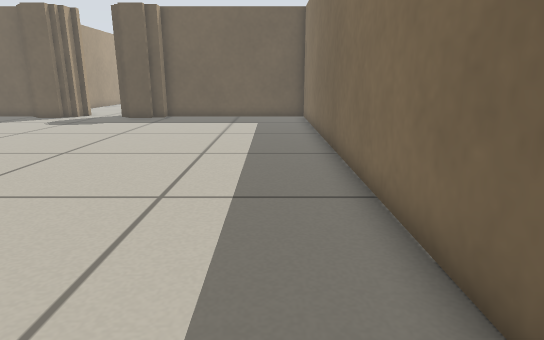
[1] (above)

16 first-person views from a walk through a Stage world. The camera is 0.5 m above the floor, tilts 14° down and sees 75° across. The lines on the ground mark 1 m squares. The floor is counted in squares, 0.25 m on a side. Each view is taken from the middle of a square. On the plan, view 1 faces up. The plan holds only what a view shows up to about 18 squares ahead; the rest is blank. The place goes on beyond the plan. The robots in the file are not drawn.

[2]
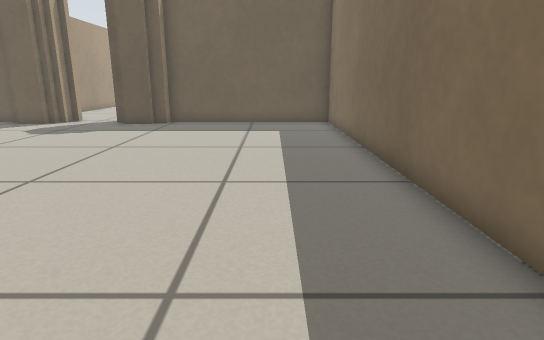

[3]
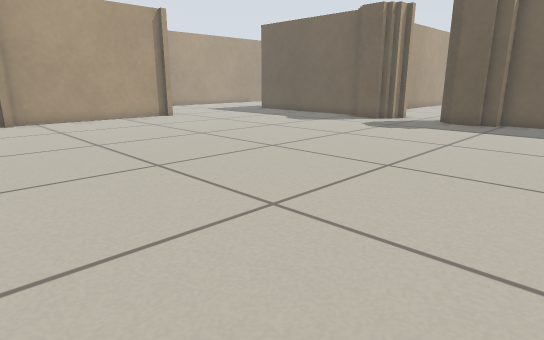

[4]
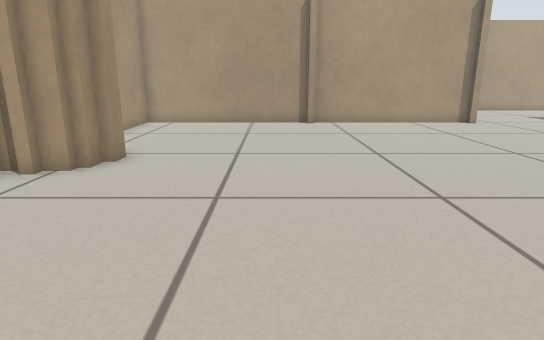

[5]
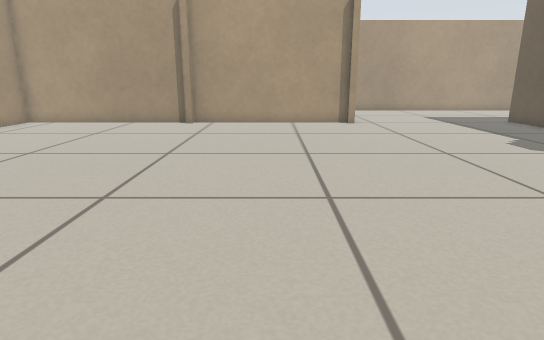

[6]
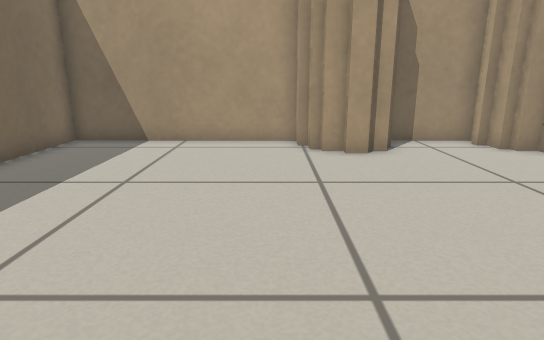

[7]
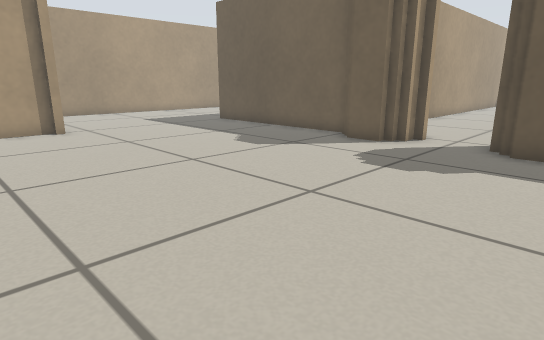

[8]
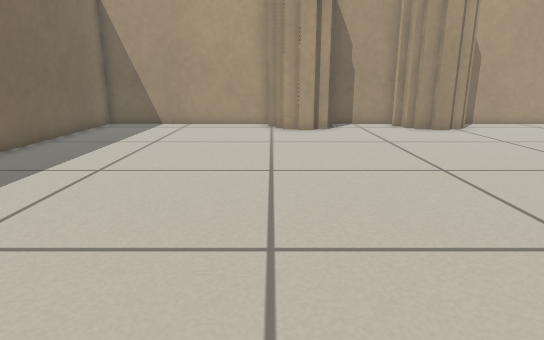

[9]
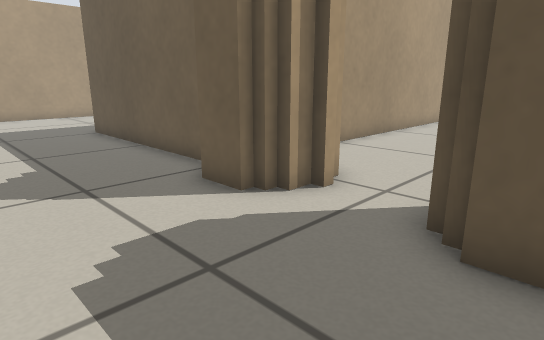

[10]
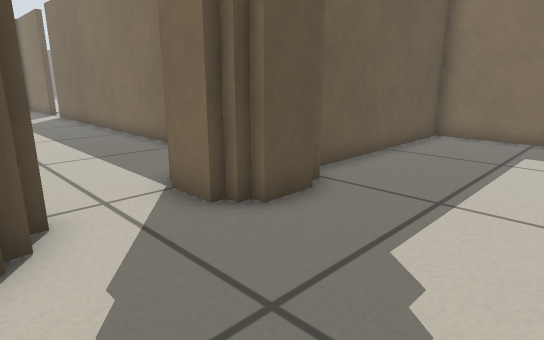

[11]
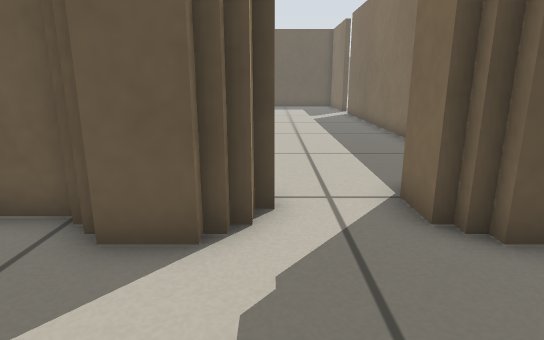

[12]
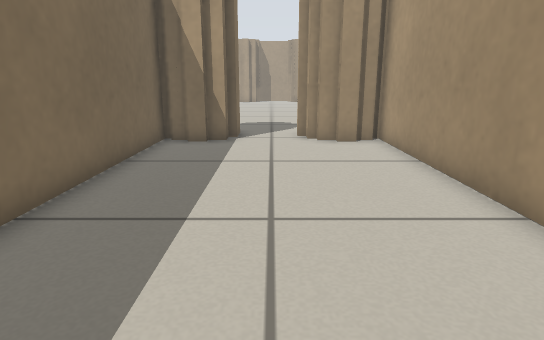

[13]
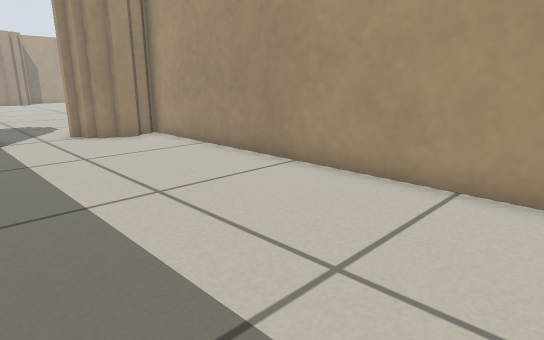

[14]
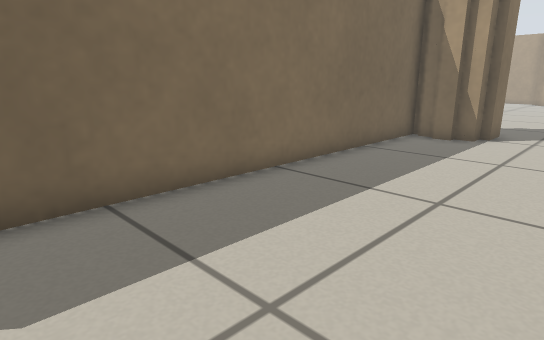

[15]
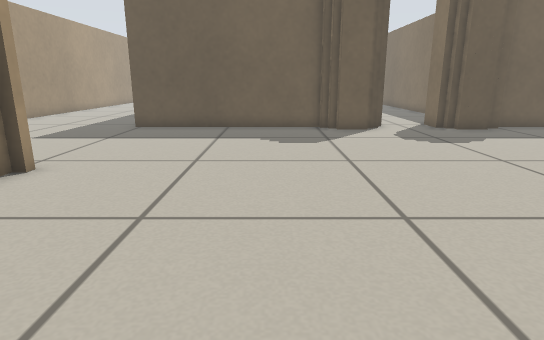

[16]
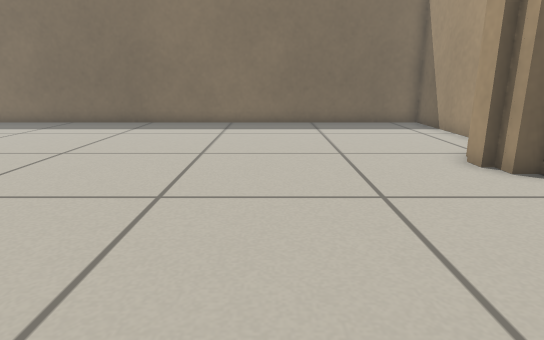

### Floor plan
Points are (right, up) in squares from view 1. A wall is a line through its corners. A room is listed if a view was taken in it or the views show most of it. See-through windows are left out.
Room 1 (views 1, 2, 3, 4, 5, 6, 7, 8, 9, 10, 11, 15, 16)
walls: (-21.5, 13.1) (-21.5, 12.6); (-21.9, 12.9) (-21.9, 5); (-13.6, -1) (-12.9, -1) (-12.9, -1.3) (-12.2, -1.3) (-12.2, -1.6) (-11.9, -1.6) (-11.9, -2.3) (-11.5, -2.3); (-10.9, 21.4) (-11.3, 21.4) (-11.3, 20.4) (-11.9, 20.4) (-11.9, 20.1) (-13.2, 20.1) (-13.2, 20.4) (-13.8, 20.4); (-7.9, -1) (-7, -1); (-13.8, 21.1) (-22.2, 21.1); (-6.1, 20.4) (-6.8, 20.4) (-6.8, 20.1) (-8.1, 20.1) (-8.1, 20.4) (-8.7, 20.4) (-8.7, 22.1); (-14.2, -1.3) (-13.6, -1.3); (-7.2, -1.3) (-6.5, -1.3) (-6.5, -1.8); (-21.9, 4.9) (-21.9, -3.2) (-15.2, -3.2); (-8.4, -2) (-8.4, -1.3) (-7.8, -1.3); (-8.4, 22) (-8.4, 22.7); (-11.3, 22.4) (-11.3, 21.7); (-6.1, -1.6) (-6.1, -2.3) (-5.8, -2.3) (-5.8, -3.2) (1.9, -3.2) (1.9, 21.1) (-6.1, 21.1); (-11.6, 22.7) (-11.6, 22.2); (-11.9, -3.2) (-8.9, -3.2)
ways out: opening at (-10, 21.5) to room 2
Room 2 (views 12, 13, 14)
walls: (-13.9, 35.2) (-13.9, 22.2); (-7.9, 23) (-7, 23); (-8.4, 22.7) (-7.8, 22.7); (-13, 23) (-12.2, 23); (-12.4, 22.7) (-11.6, 22.7); (-7.1, 22.7) (-6.4, 22.7); (-13.6, 22.7) (-12.9, 22.7); (-11.3, 21.7) (-10.9, 21.7); (-6.2, 22.2) (-6.2, 36.5)
ways out: opening at (-10, 21.5) to room 1

Where each view was taken, in squares from view 1:
view 1: 0 up, 0 right, facing up
view 2: 3 up, 1 left, facing up
view 3: 2 up, 2 left, facing up-left
view 4: 3 up, 4 left, facing left
view 5: 9 up, 4 left, facing left
view 6: 9 up, 5 left, facing down
view 7: 9 up, 6 left, facing up-left
view 8: 14 up, 6 left, facing down
view 9: 16 up, 7 left, facing up-left
view 10: 16 up, 12 left, facing up-right
view 11: 16 up, 11 left, facing up
view 12: 35 up, 10 left, facing down
view 13: 36 up, 7 left, facing down-left
view 14: 36 up, 12 left, facing down-right
view 15: 5 up, 16 left, facing up
view 16: 4 up, 16 left, facing right
